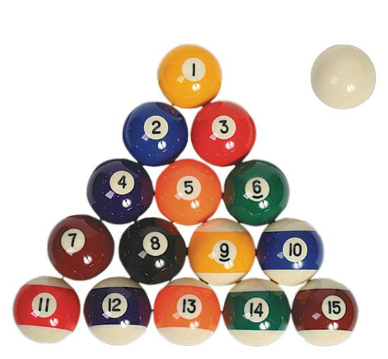
#> input picture Microsoft AI School/learning/DataPreprocessing/Billiards.png, 388 x 359 px
$ python '이미지의 형태학적 변환_팽창과 침식.py'
#> lines starting #> are read from the running program, lines starting #| are printed output that depends on the picture; after the words box and inside, x2 and y2 are one past the last pixel; in counts of white or black regions, pixels touching at a corner belong together
import cv2
import matplotlib.pyplot as plt

# image loading and input image -> gray
img = cv2.imread('./Billiards.png', cv2.IMREAD_GRAYSCALE)
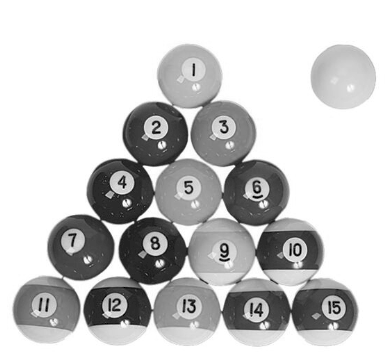
#> img: shape (359, 388); min 0, max 255, mean 202.7

# 임계값 연산자의 출력을 마스크 라는 변수에 저장
# 230 보다 작으면 모든 값은 흰색 처리 / 230 보다 큰 모든 값은 검은색이 됩니다
_, mask = cv2.threshold(img, 230, 255, cv2.THRESH_BINARY_INV)
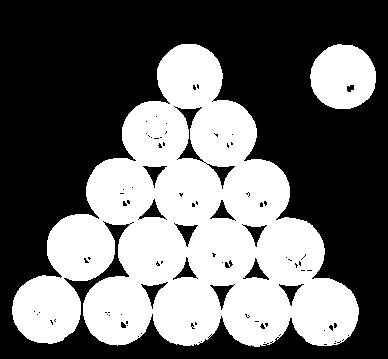
#> mask: shape (359, 388); 41.4% white; 2 white regions, box (x1, y1, x2, y2) and area: (12, 44, 359, 347) 54277, (310, 44, 376, 109) 3343

titles = ['image', 'mask']
images = [img, mask]

for i in range(2):
    plt.subplot(1, 2, i + 1)
    plt.imshow(images[i], cmap='gray')
    plt.title(titles[i])
    plt.yticks()
    plt.xticks()
plt.show()
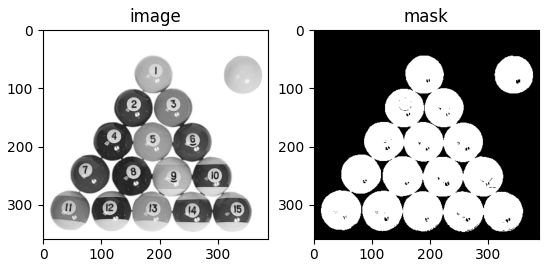
#> figure drawn by matplotlib, 2 panels

$ run again, with Microsoft AI School/learning/DataPreprocessing/XO.png copied over Microsoft AI School/learning/DataPreprocessing/Billiards.png
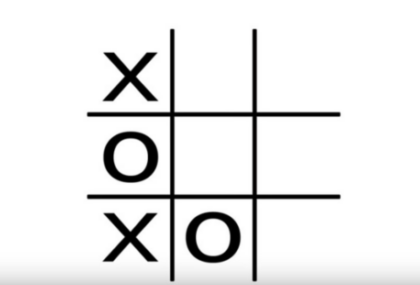
#> input picture Microsoft AI School/learning/DataPreprocessing/XO.png, 420 x 285 px
#> `_, mask = cv2.threshold(img, 230, 255, cv2.THRESH_BINARY_INV)`:
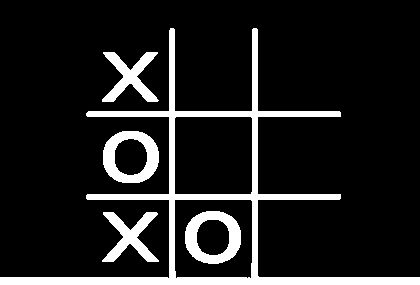
#> mask: shape (285, 420); 12.2% white; 5 white regions, box (x1, y1, x2, y2) and area: (0, 28, 420, 285) 9273, (185, 211, 241, 264) 1479, (103, 131, 159, 183) 1471, (102, 52, 159, 102) 1207, (102, 212, 159, 262) 1205
#> `plt.show()`:
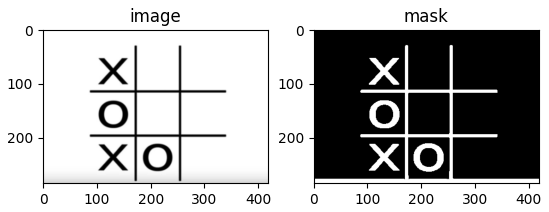
#> figure drawn by matplotlib, 2 panels
